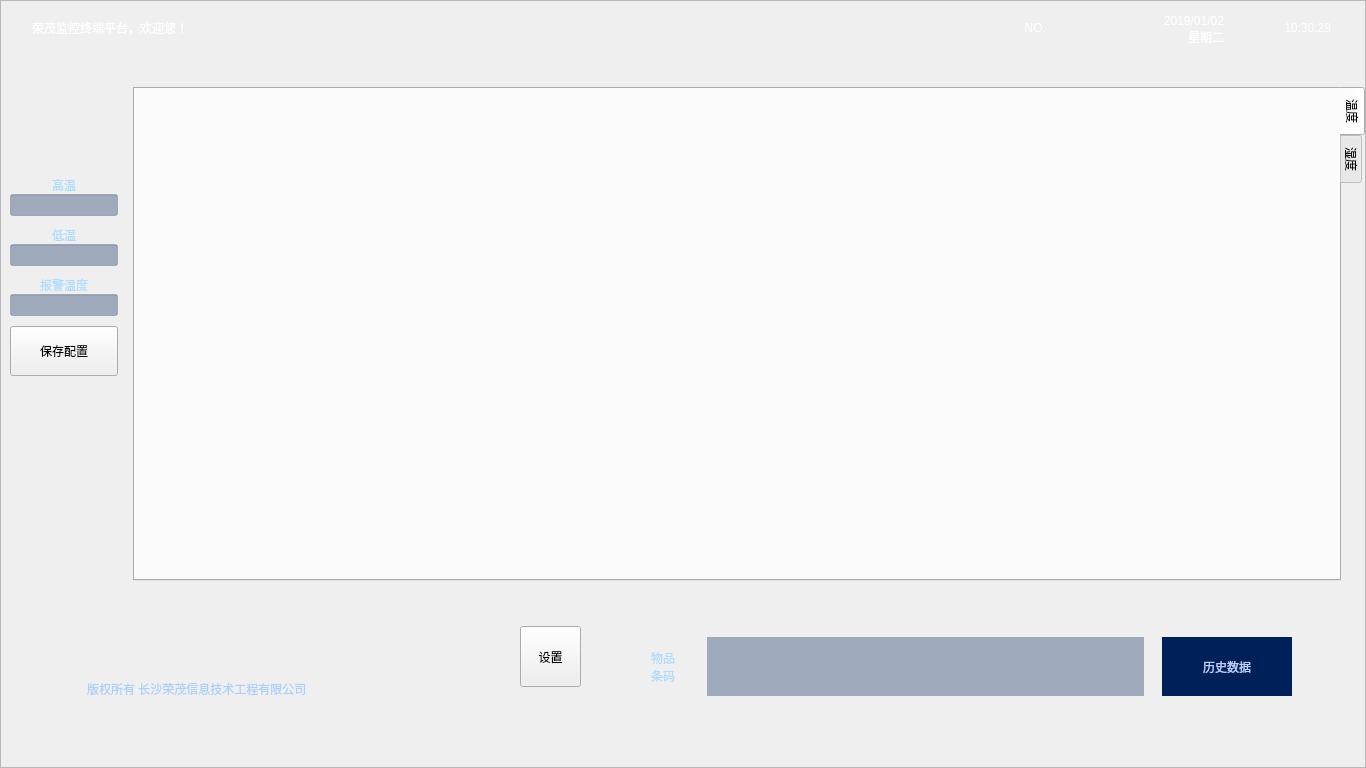
<?xml version="1.0" encoding="UTF-8"?>
<ui version="4.0">
 <class>TempMain</class>
 <widget class="QWidget" name="TempMain">
  <property name="geometry">
   <rect>
    <x>0</x>
    <y>0</y>
    <width>1366</width>
    <height>768</height>
   </rect>
  </property>
  <property name="windowTitle">
   <string>Form</string>
  </property>
  <property name="styleSheet">
   <string notr="true"/>
  </property>
  <layout class="QHBoxLayout" name="horizontalLayout">
   <property name="leftMargin">
    <number>0</number>
   </property>
   <property name="topMargin">
    <number>0</number>
   </property>
   <property name="rightMargin">
    <number>0</number>
   </property>
   <property name="bottomMargin">
    <number>0</number>
   </property>
   <item>
    <widget class="QFrame" name="tempFrame">
     <property name="styleSheet">
      <string notr="true">#tempFrame{
border-image: url(:/image/temp/bg_home.png);
}</string>
     </property>
     <property name="frameShape">
      <enum>QFrame::StyledPanel</enum>
     </property>
     <property name="frameShadow">
      <enum>QFrame::Raised</enum>
     </property>
     <layout class="QVBoxLayout" name="verticalLayout_2" stretch="89,0,189">
      <property name="leftMargin">
       <number>0</number>
      </property>
      <property name="topMargin">
       <number>0</number>
      </property>
      <property name="rightMargin">
       <number>0</number>
      </property>
      <property name="bottomMargin">
       <number>0</number>
      </property>
      <item>
       <widget class="QFrame" name="horizontalFrame">
        <property name="minimumSize">
         <size>
          <width>0</width>
          <height>80</height>
         </size>
        </property>
        <property name="maximumSize">
         <size>
          <width>16777215</width>
          <height>80</height>
         </size>
        </property>
        <layout class="QHBoxLayout" name="horizontalLayout_2">
         <property name="leftMargin">
          <number>22</number>
         </property>
         <item>
          <layout class="QVBoxLayout" name="verticalLayout_3" stretch="0,0">
           <item>
            <widget class="QFrame" name="frame_8">
             <property name="minimumSize">
              <size>
               <width>182</width>
               <height>0</height>
              </size>
             </property>
             <property name="frameShape">
              <enum>QFrame::NoFrame</enum>
             </property>
             <property name="frameShadow">
              <enum>QFrame::Raised</enum>
             </property>
             <layout class="QHBoxLayout" name="horizontalLayout_5">
              <item>
               <widget class="QLabel" name="label_5">
                <property name="styleSheet">
                 <string notr="true">color: rgb(255, 255, 255);
font: 14px &quot;Microsoft YaHei&quot;;</string>
                </property>
                <property name="text">
                 <string>荣茂监控终端平台，欢迎您！</string>
                </property>
               </widget>
              </item>
              <item>
               <widget class="QLabel" name="hello">
                <property name="minimumSize">
                 <size>
                  <width>150</width>
                  <height>0</height>
                 </size>
                </property>
                <property name="styleSheet">
                 <string notr="true">color: rgb(255, 255, 255);
font: 14px &quot;Microsoft YaHei&quot;;</string>
                </property>
                <property name="text">
                 <string/>
                </property>
               </widget>
              </item>
             </layout>
            </widget>
           </item>
           <item>
            <spacer name="verticalSpacer">
             <property name="orientation">
              <enum>Qt::Vertical</enum>
             </property>
             <property name="sizeType">
              <enum>QSizePolicy::Preferred</enum>
             </property>
             <property name="sizeHint" stdset="0">
              <size>
               <width>20</width>
               <height>26</height>
              </size>
             </property>
            </spacer>
           </item>
          </layout>
         </item>
         <item>
          <spacer name="horizontalSpacer">
           <property name="orientation">
            <enum>Qt::Horizontal</enum>
           </property>
           <property name="sizeHint" stdset="0">
            <size>
             <width>40</width>
             <height>20</height>
            </size>
           </property>
          </spacer>
         </item>
         <item>
          <widget class="QFrame" name="frame_6">
           <property name="minimumSize">
            <size>
             <width>100</width>
             <height>0</height>
            </size>
           </property>
           <property name="frameShape">
            <enum>QFrame::NoFrame</enum>
           </property>
           <property name="frameShadow">
            <enum>QFrame::Raised</enum>
           </property>
           <widget class="QLabel" name="NO">
            <property name="geometry">
             <rect>
              <x>5</x>
              <y>2</y>
              <width>41</width>
              <height>31</height>
             </rect>
            </property>
            <property name="styleSheet">
             <string notr="true">QLabel{
color: rgb(255, 255, 255);
	font: 22px &quot;Microsoft YaHei&quot;;
}</string>
            </property>
            <property name="text">
             <string>NO.</string>
            </property>
            <property name="alignment">
             <set>Qt::AlignRight|Qt::AlignTrailing|Qt::AlignVCenter</set>
            </property>
           </widget>
           <widget class="QLabel" name="cabId">
            <property name="geometry">
             <rect>
              <x>50</x>
              <y>2</y>
              <width>51</width>
              <height>31</height>
             </rect>
            </property>
            <property name="styleSheet">
             <string notr="true">QLabel{
color: rgb(255, 255, 255);
	font: 22px &quot;Microsoft YaHei&quot;;
}</string>
            </property>
            <property name="text">
             <string/>
            </property>
            <property name="alignment">
             <set>Qt::AlignLeading|Qt::AlignLeft|Qt::AlignVCenter</set>
            </property>
           </widget>
          </widget>
         </item>
         <item>
          <widget class="QFrame" name="frame">
           <property name="minimumSize">
            <size>
             <width>250</width>
             <height>0</height>
            </size>
           </property>
           <property name="frameShape">
            <enum>QFrame::NoFrame</enum>
           </property>
           <property name="frameShadow">
            <enum>QFrame::Raised</enum>
           </property>
           <widget class="QFrame" name="frame_3">
            <property name="geometry">
             <rect>
              <x>0</x>
              <y>0</y>
              <width>251</width>
              <height>51</height>
             </rect>
            </property>
            <property name="styleSheet">
             <string notr="true">QLabel{
color: rgb(255, 255, 255);
	font: 10px &quot;Microsoft YaHei&quot;;
}</string>
            </property>
            <property name="frameShape">
             <enum>QFrame::NoFrame</enum>
            </property>
            <property name="frameShadow">
             <enum>QFrame::Raised</enum>
            </property>
            <widget class="QLabel" name="date">
             <property name="geometry">
              <rect>
               <x>27</x>
               <y>4</y>
               <width>91</width>
               <height>31</height>
              </rect>
             </property>
             <property name="styleSheet">
              <string notr="true">QLabel{
color: rgb(255, 255, 255);
	font: 10px &quot;Microsoft YaHei&quot;;
}</string>
             </property>
             <property name="text">
              <string>2019/01/02
星期二</string>
             </property>
             <property name="alignment">
              <set>Qt::AlignRight|Qt::AlignTrailing|Qt::AlignVCenter</set>
             </property>
            </widget>
            <widget class="QLabel" name="time">
             <property name="geometry">
              <rect>
               <x>134</x>
               <y>2</y>
               <width>91</width>
               <height>31</height>
              </rect>
             </property>
             <property name="styleSheet">
              <string notr="true">QLabel{
color: rgb(255, 255, 255);
	font: 22px &quot;Microsoft YaHei&quot;;
}</string>
             </property>
             <property name="text">
              <string>10:30:29</string>
             </property>
             <property name="alignment">
              <set>Qt::AlignRight|Qt::AlignTrailing|Qt::AlignVCenter</set>
             </property>
            </widget>
           </widget>
          </widget>
         </item>
        </layout>
       </widget>
      </item>
      <item>
       <widget class="QStackedWidget" name="showStack">
        <property name="currentIndex">
         <number>1</number>
        </property>
        <widget class="QWidget" name="gridStackedWidgetPage1">
         <layout class="QVBoxLayout" name="verticalLayout_5">
          <property name="leftMargin">
           <number>0</number>
          </property>
          <property name="topMargin">
           <number>0</number>
          </property>
          <property name="rightMargin">
           <number>0</number>
          </property>
          <property name="bottomMargin">
           <number>0</number>
          </property>
          <item>
           <layout class="QGridLayout" name="caseLayout">
            <property name="leftMargin">
             <number>75</number>
            </property>
            <property name="topMargin">
             <number>66</number>
            </property>
            <property name="rightMargin">
             <number>75</number>
            </property>
            <property name="bottomMargin">
             <number>25</number>
            </property>
            <property name="horizontalSpacing">
             <number>4</number>
            </property>
            <property name="verticalSpacing">
             <number>27</number>
            </property>
           </layout>
          </item>
         </layout>
        </widget>
        <widget class="QWidget" name="page">
         <layout class="QHBoxLayout" name="horizontalLayout_6">
          <property name="leftMargin">
           <number>0</number>
          </property>
          <property name="topMargin">
           <number>0</number>
          </property>
          <property name="rightMargin">
           <number>0</number>
          </property>
          <property name="bottomMargin">
           <number>0</number>
          </property>
          <item>
           <widget class="QFrame" name="frame_case">
            <property name="minimumSize">
             <size>
              <width>100</width>
              <height>0</height>
             </size>
            </property>
            <property name="styleSheet">
             <string notr="true">QLineEdit{
background-color: rgba(0, 32, 90, 85);
font: 18px  &quot;Microsoft YaHei&quot;;
color: rgb(173, 220, 255);
}
QLabel{
font: 18px  &quot;Microsoft YaHei&quot;;
color: rgb(173, 220, 255);
}
</string>
            </property>
            <property name="frameShape">
             <enum>QFrame::NoFrame</enum>
            </property>
            <property name="frameShadow">
             <enum>QFrame::Raised</enum>
            </property>
            <layout class="QVBoxLayout" name="verticalLayout_9">
             <property name="spacing">
              <number>10</number>
             </property>
             <item>
              <widget class="QLabel" name="case_id">
               <property name="minimumSize">
                <size>
                 <width>0</width>
                 <height>30</height>
                </size>
               </property>
               <property name="text">
                <string/>
               </property>
               <property name="alignment">
                <set>Qt::AlignCenter</set>
               </property>
              </widget>
             </item>
             <item>
              <widget class="QLabel" name="case_name">
               <property name="minimumSize">
                <size>
                 <width>0</width>
                 <height>30</height>
                </size>
               </property>
               <property name="text">
                <string/>
               </property>
               <property name="alignment">
                <set>Qt::AlignCenter</set>
               </property>
              </widget>
             </item>
             <item>
              <widget class="QFrame" name="frame_9">
               <property name="frameShape">
                <enum>QFrame::NoFrame</enum>
               </property>
               <property name="frameShadow">
                <enum>QFrame::Raised</enum>
               </property>
               <layout class="QVBoxLayout" name="verticalLayout_6">
                <property name="spacing">
                 <number>0</number>
                </property>
                <property name="leftMargin">
                 <number>0</number>
                </property>
                <property name="topMargin">
                 <number>0</number>
                </property>
                <property name="rightMargin">
                 <number>0</number>
                </property>
                <property name="bottomMargin">
                 <number>0</number>
                </property>
                <item>
                 <widget class="QLabel" name="label_9">
                  <property name="text">
                   <string>高温</string>
                  </property>
                  <property name="alignment">
                   <set>Qt::AlignCenter</set>
                  </property>
                 </widget>
                </item>
                <item>
                 <widget class="QLineEdit" name="max_temp">
                  <property name="sizePolicy">
                   <sizepolicy hsizetype="Preferred" vsizetype="Preferred">
                    <horstretch>0</horstretch>
                    <verstretch>0</verstretch>
                   </sizepolicy>
                  </property>
                  <property name="alignment">
                   <set>Qt::AlignCenter</set>
                  </property>
                 </widget>
                </item>
               </layout>
              </widget>
             </item>
             <item>
              <widget class="QFrame" name="frame_10">
               <property name="frameShape">
                <enum>QFrame::NoFrame</enum>
               </property>
               <property name="frameShadow">
                <enum>QFrame::Raised</enum>
               </property>
               <layout class="QVBoxLayout" name="verticalLayout_7">
                <property name="spacing">
                 <number>0</number>
                </property>
                <property name="leftMargin">
                 <number>0</number>
                </property>
                <property name="topMargin">
                 <number>0</number>
                </property>
                <property name="rightMargin">
                 <number>0</number>
                </property>
                <property name="bottomMargin">
                 <number>0</number>
                </property>
                <item>
                 <widget class="QLabel" name="label_10">
                  <property name="text">
                   <string>低温</string>
                  </property>
                  <property name="alignment">
                   <set>Qt::AlignCenter</set>
                  </property>
                 </widget>
                </item>
                <item>
                 <widget class="QLineEdit" name="min_temp">
                  <property name="sizePolicy">
                   <sizepolicy hsizetype="Preferred" vsizetype="Preferred">
                    <horstretch>0</horstretch>
                    <verstretch>0</verstretch>
                   </sizepolicy>
                  </property>
                  <property name="alignment">
                   <set>Qt::AlignCenter</set>
                  </property>
                 </widget>
                </item>
               </layout>
              </widget>
             </item>
             <item>
              <widget class="QFrame" name="frame_11">
               <property name="frameShape">
                <enum>QFrame::NoFrame</enum>
               </property>
               <property name="frameShadow">
                <enum>QFrame::Raised</enum>
               </property>
               <layout class="QVBoxLayout" name="verticalLayout_8">
                <property name="spacing">
                 <number>0</number>
                </property>
                <property name="leftMargin">
                 <number>0</number>
                </property>
                <property name="topMargin">
                 <number>0</number>
                </property>
                <property name="rightMargin">
                 <number>0</number>
                </property>
                <property name="bottomMargin">
                 <number>0</number>
                </property>
                <item>
                 <widget class="QLabel" name="label_11">
                  <property name="text">
                   <string>报警温度</string>
                  </property>
                  <property name="alignment">
                   <set>Qt::AlignCenter</set>
                  </property>
                 </widget>
                </item>
                <item>
                 <widget class="QLineEdit" name="warn_temp">
                  <property name="sizePolicy">
                   <sizepolicy hsizetype="Preferred" vsizetype="Preferred">
                    <horstretch>0</horstretch>
                    <verstretch>0</verstretch>
                   </sizepolicy>
                  </property>
                  <property name="alignment">
                   <set>Qt::AlignCenter</set>
                  </property>
                 </widget>
                </item>
               </layout>
              </widget>
             </item>
             <item>
              <widget class="QPushButton" name="save_params">
               <property name="sizePolicy">
                <sizepolicy hsizetype="Minimum" vsizetype="Fixed">
                 <horstretch>0</horstretch>
                 <verstretch>0</verstretch>
                </sizepolicy>
               </property>
               <property name="minimumSize">
                <size>
                 <width>0</width>
                 <height>50</height>
                </size>
               </property>
               <property name="text">
                <string>保存配置</string>
               </property>
              </widget>
             </item>
             <item>
              <spacer name="verticalSpacer_3">
               <property name="orientation">
                <enum>Qt::Vertical</enum>
               </property>
               <property name="sizeHint" stdset="0">
                <size>
                 <width>20</width>
                 <height>40</height>
                </size>
               </property>
              </spacer>
             </item>
            </layout>
           </widget>
          </item>
          <item>
           <widget class="QTabWidget" name="tabWidget">
            <property name="tabPosition">
             <enum>QTabWidget::East</enum>
            </property>
            <property name="tabShape">
             <enum>QTabWidget::Rounded</enum>
            </property>
            <property name="currentIndex">
             <number>0</number>
            </property>
            <widget class="QWidget" name="tab">
             <attribute name="title">
              <string>温度</string>
             </attribute>
             <layout class="QHBoxLayout" name="horizontalLayout_7">
              <item>
               <widget class="QCustomPlot" name="tab_w" native="true"/>
              </item>
             </layout>
            </widget>
            <widget class="QWidget" name="tab_2">
             <attribute name="title">
              <string>湿度</string>
             </attribute>
             <layout class="QHBoxLayout" name="horizontalLayout_8">
              <item>
               <widget class="QCustomPlot" name="tab_s" native="true"/>
              </item>
             </layout>
            </widget>
           </widget>
          </item>
         </layout>
        </widget>
       </widget>
      </item>
      <item>
       <widget class="QFrame" name="horizontalFrame_3">
        <property name="minimumSize">
         <size>
          <width>0</width>
          <height>180</height>
         </size>
        </property>
        <property name="maximumSize">
         <size>
          <width>16777215</width>
          <height>180</height>
         </size>
        </property>
        <layout class="QHBoxLayout" name="horizontalLayout_4">
         <item>
          <widget class="QFrame" name="frame_2">
           <property name="minimumSize">
            <size>
             <width>600</width>
             <height>0</height>
            </size>
           </property>
           <property name="maximumSize">
            <size>
             <width>600</width>
             <height>16777215</height>
            </size>
           </property>
           <property name="frameShape">
            <enum>QFrame::NoFrame</enum>
           </property>
           <property name="frameShadow">
            <enum>QFrame::Raised</enum>
           </property>
           <layout class="QVBoxLayout" name="verticalLayout_4">
            <property name="spacing">
             <number>0</number>
            </property>
            <property name="leftMargin">
             <number>0</number>
            </property>
            <property name="topMargin">
             <number>0</number>
            </property>
            <property name="rightMargin">
             <number>0</number>
            </property>
            <property name="bottomMargin">
             <number>0</number>
            </property>
            <item>
             <widget class="QFrame" name="horizontalFrame_2">
              <widget class="QLabel" name="label_3">
               <property name="geometry">
                <rect>
                 <x>242</x>
                 <y>29</y>
                 <width>52</width>
                 <height>46</height>
                </rect>
               </property>
               <property name="maximumSize">
                <size>
                 <width>52</width>
                 <height>46</height>
                </size>
               </property>
               <property name="styleSheet">
                <string notr="true">border-image: url(:/image/temp/icon_legend_offline.png);</string>
               </property>
               <property name="text">
                <string/>
               </property>
              </widget>
              <widget class="QLabel" name="label_2">
               <property name="geometry">
                <rect>
                 <x>159</x>
                 <y>29</y>
                 <width>52</width>
                 <height>46</height>
                </rect>
               </property>
               <property name="maximumSize">
                <size>
                 <width>52</width>
                 <height>46</height>
                </size>
               </property>
               <property name="styleSheet">
                <string notr="true">border-image: url(:/image/temp/icon_legend_warning.png);</string>
               </property>
               <property name="text">
                <string/>
               </property>
              </widget>
              <widget class="QLabel" name="label">
               <property name="geometry">
                <rect>
                 <x>79</x>
                 <y>29</y>
                 <width>52</width>
                 <height>46</height>
                </rect>
               </property>
               <property name="maximumSize">
                <size>
                 <width>52</width>
                 <height>46</height>
                </size>
               </property>
               <property name="styleSheet">
                <string notr="true">border-image: url(:/image/temp/icon_legend_normal.png);</string>
               </property>
               <property name="text">
                <string/>
               </property>
              </widget>
              <widget class="QLabel" name="label_4">
               <property name="geometry">
                <rect>
                 <x>77</x>
                 <y>85</y>
                 <width>221</width>
                 <height>16</height>
                </rect>
               </property>
               <property name="styleSheet">
                <string notr="true">color: rgba(144, 196, 255,186);
font: 12px &quot;Microsoft YaHei&quot;;</string>
               </property>
               <property name="text">
                <string>版权所有 长沙荣茂信息技术工程有限公司</string>
               </property>
              </widget>
              <widget class="QPushButton" name="set">
               <property name="geometry">
                <rect>
                 <x>510</x>
                 <y>30</y>
                 <width>61</width>
                 <height>61</height>
                </rect>
               </property>
               <property name="text">
                <string>设置</string>
               </property>
              </widget>
             </widget>
            </item>
           </layout>
          </widget>
         </item>
         <item>
          <layout class="QVBoxLayout" name="verticalLayout" stretch="0,1,1">
           <property name="spacing">
            <number>0</number>
           </property>
           <property name="bottomMargin">
            <number>10</number>
           </property>
           <item>
            <spacer name="verticalSpacer_2">
             <property name="orientation">
              <enum>Qt::Vertical</enum>
             </property>
             <property name="sizeHint" stdset="0">
              <size>
               <width>20</width>
               <height>45</height>
              </size>
             </property>
            </spacer>
           </item>
           <item>
            <widget class="QFrame" name="frame_4">
             <property name="minimumSize">
              <size>
               <width>0</width>
               <height>80</height>
              </size>
             </property>
             <property name="styleSheet">
              <string notr="true">QPushButton{
background-color: rgb(0, 32, 90);
	font: 18px &quot;Microsoft YaHei&quot;;
	color: rgb(183, 209, 255);
	border:0px solid grey;
}
QPushButton:pressed{
background-color: rgb(144, 196, 255);
	font: 18px &quot;Microsoft YaHei&quot;;
	color: rgb(0, 32, 90);
	border:0px solid grey;
}
QPushButton:checked{
background-color: rgb(144, 196, 255);
	font: 18px &quot;Microsoft YaHei&quot;;
	color: rgb(0, 32, 90);
	border:0px solid grey;
}</string>
             </property>
             <property name="frameShape">
              <enum>QFrame::NoFrame</enum>
             </property>
             <property name="frameShadow">
              <enum>QFrame::Plain</enum>
             </property>
             <layout class="QHBoxLayout" name="horizontalLayout_3" stretch="1,8,4,1">
              <property name="spacing">
               <number>18</number>
              </property>
              <property name="leftMargin">
               <number>35</number>
              </property>
              <property name="bottomMargin">
               <number>12</number>
              </property>
              <item>
               <widget class="QLabel" name="label_6">
                <property name="maximumSize">
                 <size>
                  <width>38</width>
                  <height>16777215</height>
                 </size>
                </property>
                <property name="styleSheet">
                 <string notr="true">font: 18px  &quot;Microsoft YaHei&quot;;
color: rgb(173, 220, 255);</string>
                </property>
                <property name="text">
                 <string>物品
条码</string>
                </property>
               </widget>
              </item>
              <item>
               <widget class="QLabel" name="scanData">
                <property name="styleSheet">
                 <string notr="true">background-color: rgba(0, 32, 90, 85);
font: 18px  &quot;Microsoft YaHei&quot;;
color: rgb(173, 220, 255);</string>
                </property>
                <property name="text">
                 <string/>
                </property>
               </widget>
              </item>
              <item>
               <widget class="QPushButton" name="history">
                <property name="sizePolicy">
                 <sizepolicy hsizetype="Minimum" vsizetype="Preferred">
                  <horstretch>0</horstretch>
                  <verstretch>0</verstretch>
                 </sizepolicy>
                </property>
                <property name="maximumSize">
                 <size>
                  <width>130</width>
                  <height>16777215</height>
                 </size>
                </property>
                <property name="focusPolicy">
                 <enum>Qt::NoFocus</enum>
                </property>
                <property name="text">
                 <string>历史数据</string>
                </property>
                <property name="checkable">
                 <bool>true</bool>
                </property>
                <property name="checked">
                 <bool>false</bool>
                </property>
               </widget>
              </item>
              <item>
               <spacer name="horizontalSpacer_2">
                <property name="orientation">
                 <enum>Qt::Horizontal</enum>
                </property>
                <property name="sizeHint" stdset="0">
                 <size>
                  <width>120</width>
                  <height>0</height>
                 </size>
                </property>
               </spacer>
              </item>
             </layout>
            </widget>
           </item>
           <item>
            <widget class="QFrame" name="frame_5">
             <property name="minimumSize">
              <size>
               <width>0</width>
               <height>40</height>
              </size>
             </property>
             <property name="frameShape">
              <enum>QFrame::NoFrame</enum>
             </property>
             <property name="frameShadow">
              <enum>QFrame::Raised</enum>
             </property>
             <widget class="QLabel" name="msg">
              <property name="geometry">
               <rect>
                <x>70</x>
                <y>0</y>
                <width>651</width>
                <height>41</height>
               </rect>
              </property>
              <property name="styleSheet">
               <string notr="true">font: 16px  &quot;Microsoft YaHei&quot;;
color: rgb(105, 157, 255);</string>
              </property>
              <property name="text">
               <string/>
              </property>
             </widget>
            </widget>
           </item>
          </layout>
         </item>
        </layout>
       </widget>
      </item>
     </layout>
    </widget>
   </item>
  </layout>
 </widget>
 <customwidgets>
  <customwidget>
   <class>QCustomPlot</class>
   <extends>QWidget</extends>
   <header>qcustomplot.h</header>
   <container>1</container>
  </customwidget>
 </customwidgets>
 <resources/>
 <connections/>
</ui>
